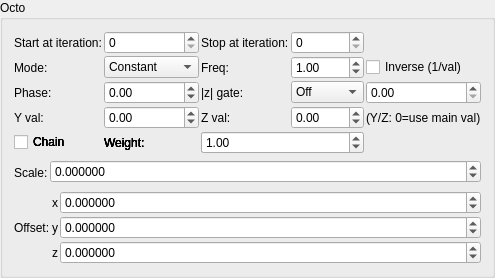
    <widget class="QGroupBox" name="groupBox">
     <property name="title">
      <string>Octo</string>
     </property>
     <layout class="QVBoxLayout" name="verticalLayout_3">
      <item>
       <layout class="QGridLayout" name="gridLayout_68">
        <property name="spacing">
         <number>2</number>
        </property>
        <item row="0" column="0">
         <widget class="QLabel" name="label_258">
          <property name="text">
           <string>Start at iteration:</string>
          </property>
         </widget>
        </item>
        <item row="0" column="2">
         <widget class="QLabel" name="label_254">
          <property name="text">
           <string>Stop at iteration:</string>
          </property>
         </widget>
        </item>
        <item row="0" column="1">
         <widget class="MySpinBox" name="spinboxInt_transf_start_iterations_E">
          <property name="sizePolicy">
           <sizepolicy hsizetype="Minimum" vsizetype="Maximum">
            <horstretch>0</horstretch>
            <verstretch>0</verstretch>
           </sizepolicy>
          </property>
          <property name="maximum">
           <number>999</number>
          </property>
         </widget>
        </item>
        <item row="0" column="3">
         <widget class="MySpinBox" name="spinboxInt_transf_stop_iterations_E">
          <property name="sizePolicy">
           <sizepolicy hsizetype="Minimum" vsizetype="Maximum">
            <horstretch>0</horstretch>
            <verstretch>0</verstretch>
           </sizepolicy>
          </property>
          <property name="maximum">
           <number>999</number>
          </property>
         </widget>
        </item>
      <item row="1" column="0">
       <widget class="QLabel"><property name="text"><string>Mode:</string></property></widget>
      </item>
      <item row="1" column="1">
       <widget class="MyComboBox" name="comboBox_transf_multiplier_value_mode_4">
        <item><property name="text"><string notr="true">Constant</string></property></item>
        <item><property name="text"><string notr="true">Sine</string></property></item>
        <item><property name="text"><string notr="true">Ramp</string></property></item>
        <item><property name="text"><string notr="true">Exponential</string></property></item>
        <item><property name="text"><string notr="true">Triangle</string></property></item>
        <item><property name="text"><string notr="true">Square</string></property></item>
        <item><property name="text"><string notr="true">Smoothstep</string></property></item>
        <item><property name="text"><string notr="true">Noise</string></property></item>
        <item><property name="text"><string notr="true">Ping-pong</string></property></item>
        <item><property name="text"><string notr="true">Stepped</string></property></item>
       </widget>
      </item>
      <item row="1" column="2">
       <widget class="QLabel"><property name="text"><string>Freq:</string></property></widget>
      </item>
      <item row="1" column="3">
       <widget class="MyDoubleSpinBox" name="spinbox_transf_multiplier_frequency_4">
        <property name="minimum"><double>0.01</double></property><property name="maximum"><double>100.0</double></property>
        <property name="singleStep"><double>0.1</double></property><property name="value"><double>1.0</double></property>
       </widget>
      </item>
      <item row="1" column="4" colspan="2">
       <widget class="MyCheckBox" name="checkBox_transf_multiplier_inverse_4">
        <property name="text"><string>Inverse (1/val)</string></property>
       </widget>
      </item>
      <item row="2" column="0">
       <widget class="QLabel"><property name="text"><string>Phase:</string></property></widget>
      </item>
      <item row="2" column="1">
       <widget class="MyDoubleSpinBox" name="spinbox_transf_multiplier_phase_4">
        <property name="minimum"><double>-10.0</double></property><property name="maximum"><double>10.0</double></property>
        <property name="singleStep"><double>0.1</double></property><property name="value"><double>0.0</double></property>
       </widget>
      </item>
      <item row="2" column="2">
       <widget class="QLabel"><property name="text"><string>|z| gate:</string></property></widget>
      </item>
      <item row="2" column="3">
       <widget class="MyComboBox" name="comboBox_transf_multiplier_threshold_mode_4">
        <item><property name="text"><string notr="true">Off</string></property></item>
        <item><property name="text"><string notr="true">&gt; thresh</string></property></item>
        <item><property name="text"><string notr="true">&lt; thresh</string></property></item>
       </widget>
      </item>
      <item row="2" column="4" colspan="2">
       <widget class="MyDoubleSpinBox" name="spinbox_transf_multiplier_threshold_4">
        <property name="minimum"><double>0.0</double></property><property name="maximum"><double>1000.0</double></property>
        <property name="singleStep"><double>0.1</double></property><property name="value"><double>0.0</double></property>
       </widget>
      </item>
      <item row="3" column="0">
       <widget class="QLabel"><property name="text"><string>Y val:</string></property></widget>
      </item>
      <item row="3" column="1">
       <widget class="MyDoubleSpinBox" name="spinbox_transf_multiplier_scale_y_4">
        <property name="minimum"><double>-100.0</double></property><property name="maximum"><double>100.0</double></property>
        <property name="singleStep"><double>0.01</double></property><property name="value"><double>0.0</double></property>
       </widget>
      </item>
      <item row="3" column="2">
       <widget class="QLabel"><property name="text"><string>Z val:</string></property></widget>
      </item>
      <item row="3" column="3">
       <widget class="MyDoubleSpinBox" name="spinbox_transf_multiplier_scale_z_4">
        <property name="minimum"><double>-100.0</double></property><property name="maximum"><double>100.0</double></property>
        <property name="singleStep"><double>0.01</double></property><property name="value"><double>0.0</double></property>
       </widget>
      </item>
      <item row="3" column="4" colspan="2">
       <widget class="QLabel"><property name="text"><string notr="true">(Y/Z: 0=use main val)</string></property></widget>
      </item>
      <item row="4" column="0">
       <widget class="MyCheckBox" name="checkBox_transf_multiplier_chain_5">
        <property name="text"><string>Chain</string></property>
       </widget>
      </item>
      <item row="4" column="1">
       <widget class="QLabel"><property name="text"><string>Weight:</string></property></widget>
      </item>
      <item row="4" column="2" colspan="2">
       <widget class="MyDoubleSpinBox" name="spinbox_transf_multiplier_weight_5">
        <property name="minimum"><double>0.0</double></property><property name="maximum"><double>10.0</double></property>
        <property name="singleStep"><double>0.1</double></property><property name="value"><double>1.0</double></property>
       </widget>
      </item>
      <item row="4" column="0">
       <widget class="MyCheckBox" name="checkBox_transf_multiplier_chain_4">
        <property name="text"><string>Chain</string></property>
       </widget>
      </item>
      <item row="4" column="1">
       <widget class="QLabel"><property name="text"><string>Weight:</string></property></widget>
      </item>
      <item row="4" column="2" colspan="2">
       <widget class="MyDoubleSpinBox" name="spinbox_transf_multiplier_weight_4">
        <property name="minimum"><double>0.0</double></property><property name="maximum"><double>10.0</double></property>
        <property name="singleStep"><double>0.1</double></property><property name="value"><double>1.0</double></property>
       </widget>
      </item>
      <item row="4" column="0">
       <widget class="MyCheckBox" name="checkBox_transf_multiplier_chain_3">
        <property name="text"><string>Chain</string></property>
       </widget>
      </item>
      <item row="4" column="1">
       <widget class="QLabel"><property name="text"><string>Weight:</string></property></widget>
      </item>
      <item row="4" column="2" colspan="2">
       <widget class="MyDoubleSpinBox" name="spinbox_transf_multiplier_weight_3">
        <property name="minimum"><double>0.0</double></property><property name="maximum"><double>10.0</double></property>
        <property name="singleStep"><double>0.1</double></property><property name="value"><double>1.0</double></property>
       </widget>
      </item>
      <item row="4" column="0">
       <widget class="MyCheckBox" name="checkBox_transf_multiplier_chain_2">
        <property name="text"><string>Chain</string></property>
       </widget>
      </item>
      <item row="4" column="1">
       <widget class="QLabel"><property name="text"><string>Weight:</string></property></widget>
      </item>
      <item row="4" column="2" colspan="2">
       <widget class="MyDoubleSpinBox" name="spinbox_transf_multiplier_weight_2">
        <property name="minimum"><double>0.0</double></property><property name="maximum"><double>10.0</double></property>
        <property name="singleStep"><double>0.1</double></property><property name="value"><double>1.0</double></property>
       </widget>
      </item>
      <item row="4" column="0">
       <widget class="MyCheckBox" name="checkBox_transf_multiplier_chain_1">
        <property name="text"><string>Chain</string></property>
       </widget>
      </item>
      <item row="4" column="1">
       <widget class="QLabel"><property name="text"><string>Weight:</string></property></widget>
      </item>
      <item row="4" column="2" colspan="2">
       <widget class="MyDoubleSpinBox" name="spinbox_transf_multiplier_weight_1">
        <property name="minimum"><double>0.0</double></property><property name="maximum"><double>10.0</double></property>
        <property name="singleStep"><double>0.1</double></property><property name="value"><double>1.0</double></property>
       </widget>
      </item>
       </layout>
      </item>
      <item>
       <layout class="QGridLayout" name="gridLayout_2" columnstretch="0,1">
        <property name="spacing">
         <number>2</number>
        </property>
        <item row="0" column="1">
         <widget class="MyDoubleSpinBox" name="spinbox_transf_scale_2">
          <property name="sizePolicy">
           <sizepolicy hsizetype="Minimum" vsizetype="Maximum">
            <horstretch>0</horstretch>
            <verstretch>0</verstretch>
           </sizepolicy>
          </property>
          <property name="prefix">
           <string/>
          </property>
          <property name="suffix">
           <string/>
          </property>
          <property name="decimals">
           <number>6</number>
          </property>
          <property name="minimum">
           <double>-99.989999999999995</double>
          </property>
          <property name="maximum">
           <double>99.989999999999995</double>
          </property>
          <property name="singleStep">
           <double>0.100000000000000</double>
          </property>
         </widget>
        </item>
        <item row="0" column="0" rowspan="2">
         <widget class="QLabel" name="label_115">
          <property name="text">
           <string>Scale:</string>
          </property>
         </widget>
        </item>
       </layout>
      </item>
      <item>
       <layout class="QGridLayout" name="gridLayout_67" columnstretch="0,0,0,1">
        <property name="spacing">
         <number>2</number>
        </property>
        <item row="1" column="1">
         <widget class="QLabel" name="label_256">
          <property name="text">
           <string>Offset:</string>
          </property>
         </widget>
        </item>
        <item row="2" column="2">
         <widget class="QLabel" name="label_124">
          <property name="text">
           <string notr="true">z</string>
          </property>
         </widget>
        </item>
        <item row="2" column="3">
         <widget class="MyDoubleSpinBox" name="spinbox3_transf_offset_100_z">
          <property name="sizePolicy">
           <sizepolicy hsizetype="Minimum" vsizetype="Maximum">
            <horstretch>0</horstretch>
            <verstretch>0</verstretch>
           </sizepolicy>
          </property>
          <property name="prefix">
           <string/>
          </property>
          <property name="suffix">
           <string/>
          </property>
          <property name="decimals">
           <number>6</number>
          </property>
          <property name="minimum">
           <double>-99.989999999999995</double>
          </property>
          <property name="maximum">
           <double>99.989999999999995</double>
          </property>
          <property name="singleStep">
           <double>0.100000000000000</double>
          </property>
         </widget>
        </item>
        <item row="0" column="2">
         <widget class="QLabel" name="label_117">
          <property name="text">
           <string notr="true">x</string>
          </property>
         </widget>
        </item>
        <item row="1" column="3">
         <widget class="MyDoubleSpinBox" name="spinbox3_transf_offset_100_y">
          <property name="sizePolicy">
           <sizepolicy hsizetype="Minimum" vsizetype="Maximum">
            <horstretch>0</horstretch>
            <verstretch>0</verstretch>
           </sizepolicy>
          </property>
          <property name="prefix">
           <string/>
          </property>
          <property name="suffix">
           <string/>
          </property>
          <property name="decimals">
           <number>6</number>
          </property>
          <property name="minimum">
           <double>-99.989999999999995</double>
          </property>
          <property name="maximum">
           <double>99.989999999999995</double>
          </property>
          <property name="singleStep">
           <double>0.100000000000000</double>
          </property>
         </widget>
        </item>
        <item row="1" column="2">
         <widget class="QLabel" name="label_116">
          <property name="text">
           <string notr="true">y</string>
          </property>
         </widget>
        </item>
        <item row="0" column="3">
         <widget class="MyDoubleSpinBox" name="spinbox3_transf_offset_100_x">
          <property name="sizePolicy">
           <sizepolicy hsizetype="Minimum" vsizetype="Maximum">
            <horstretch>0</horstretch>
            <verstretch>0</verstretch>
           </sizepolicy>
          </property>
          <property name="prefix">
           <string/>
          </property>
          <property name="suffix">
           <string/>
          </property>
          <property name="decimals">
           <number>6</number>
          </property>
          <property name="minimum">
           <double>-99.989999999999995</double>
          </property>
          <property name="maximum">
           <double>99.989999999999995</double>
          </property>
          <property name="singleStep">
           <double>0.100000000000000</double>
          </property>
         </widget>
        </item>
       </layout>
      </item>
     </layout>
    </widget>
